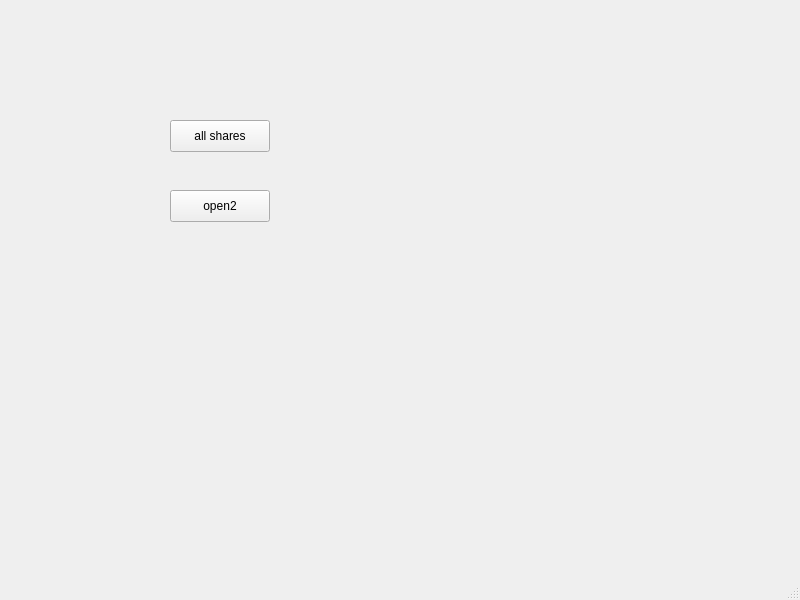
<?xml version="1.0" encoding="UTF-8"?>
<ui version="4.0">
 <class>MainWindow</class>
 <widget class="QMainWindow" name="MainWindow">
  <property name="geometry">
   <rect>
    <x>0</x>
    <y>0</y>
    <width>800</width>
    <height>600</height>
   </rect>
  </property>
  <property name="windowTitle">
   <string>MainWindow</string>
  </property>
  <widget class="QWidget" name="centralwidget">
   <widget class="QPushButton" name="buttonWindow1">
    <property name="geometry">
     <rect>
      <x>170</x>
      <y>120</y>
      <width>100</width>
      <height>32</height>
     </rect>
    </property>
    <property name="text">
     <string>all shares</string>
    </property>
   </widget>
   <widget class="QPushButton" name="buttonWindow2">
    <property name="geometry">
     <rect>
      <x>170</x>
      <y>190</y>
      <width>100</width>
      <height>32</height>
     </rect>
    </property>
    <property name="text">
     <string>open2</string>
    </property>
   </widget>
  </widget>
  <widget class="QMenuBar" name="menubar">
   <property name="geometry">
    <rect>
     <x>0</x>
     <y>0</y>
     <width>800</width>
     <height>22</height>
    </rect>
   </property>
  </widget>
  <widget class="QStatusBar" name="statusbar"/>
 </widget>
 <resources/>
 <connections/>
</ui>
